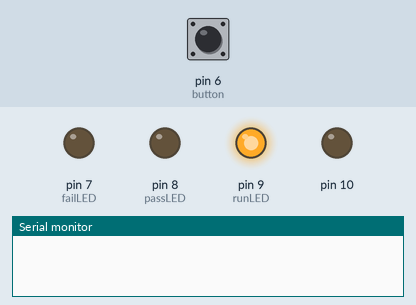
The sketch below on a simulated Arduino Uno, built with avr-gcc and run on an emulated ATmega328P. Shown: output pins drawn as LEDs (lit = HIGH), the last lines printed to the serial monitor. Dashed ring = blinking. The inputs (shaded band) are chosen by the test bench; at power-on: pin 6 (button) LOW.

Above: at 1.2 s.
1.3 s: pin 6 (button) pulled HIGH for 3.2 s
At 1.6 s:
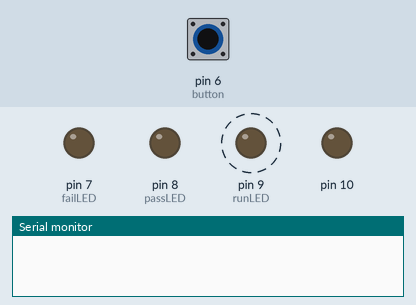
At 5.4 s:
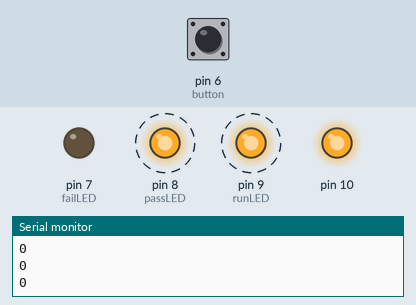
Timing chart, 0 to 6.9 s (numbered marks = the images above; inputs shaded):
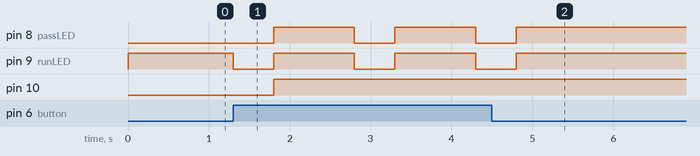

Measured:
- after the input at 1.3 s, pin 8 (passLED): alternates HIGH for 1.0 s and LOW for 0.50 s, 5 changes in all, then stays HIGH, starting after 0.50 s; pin 9 (runLED): alternates HIGH for 1.0 s and LOW for 0.50 s, 6 changes in all, then stays HIGH, starting at once; pin 10: LOW → HIGH after 0.50 s

The sketch:

short_test_test.ino
```cpp
#include <SPI.h>

const int button = 6;
const int failLED = 7;
const int passLED = 8;
const int runLED = 9;

boolean pass=true;
boolean run=false;

void SPIsetup() {
  SPI.setBitOrder(MSBFIRST);
  SPI.setClockDivider(SPI_CLOCK_DIV32);
  SPI.setDataMode(SPI_MODE3);
}

void setup() {
  Serial.begin(9600);
  pinMode(button,INPUT);
  pinMode(failLED,OUTPUT);
  digitalWrite(failLED,LOW);
  pinMode(passLED,OUTPUT);
  digitalWrite(passLED,LOW);
  pinMode(runLED,OUTPUT);
  digitalWrite(runLED,HIGH);
}
void loop() {
  if(digitalRead(button)==HIGH) {
    digitalWrite(runLED,LOW);
    digitalWrite(passLED,LOW);
    digitalWrite(failLED,LOW);
    delay(500);
    SPI.begin();
    SPIsetup();
    SPI.transfer(100);
    SPI.transfer(24);
    SPI.end();
    SPI.begin();
    SPIsetup();
    SPI.transfer(101);
    Serial.println(SPI.transfer(0));
    SPI.end();
    digitalWrite(runLED,HIGH);
    digitalWrite(passLED,pass);
    digitalWrite(failLED,!pass);
    delay(1000);
  }
}
```
